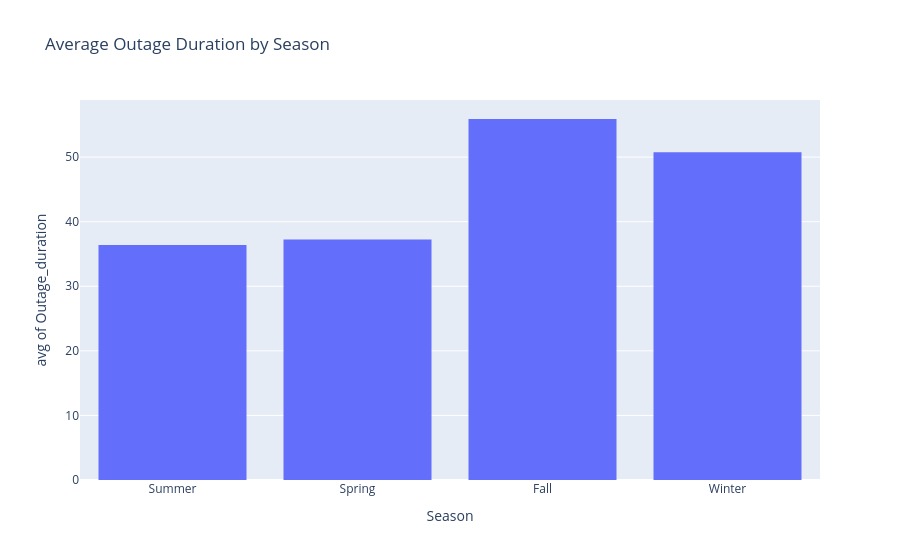

The cell this chart's notebook holds for it:
### Code cell
cleaned_df["Season"] = cleaned_df["Month"].map(
    {
        1: "Winter",
        2: "Winter",
        12: "Winter",
        3: "Spring",
        4: "Spring",
        5: "Spring",
        6: "Summer",
        7: "Summer",
        8: "Summer",
        9: "Fall",
        10: "Fall",
        11: "Fall",
    }
)
fig = px.histogram(
    cleaned_df,
    x="Season",
    y="Outage_duration",
    histfunc="avg",
    title="Average Outage Duration by Season",
)

fig.show()

### Figure 1 — Plotly figure (JSON) as saved in the notebook; plotly's stock layout.template omitted (floating-point values rounded to 4 significant figures; data arrays with more than 128 entries replaced by an {"elided": "..."} marker saying what was removed)
{"data": [{"alignmentgroup": "True", "bingroup": "x", "histfunc": "avg", "hovertemplate": "Season=%{x}<br>avg of Outage_duration=%{y}<extra></extra>", "legendgroup": "", "marker": {"color": "#636efa", "pattern": {"shape": ""}}, "name": "", "offsetgroup": "", "orientation": "v", "showlegend": false, "type": "histogram", "x": {"elided": "1534 str values"}, "xaxis": "x", "y": {"elided": "1534 float values"}, "yaxis": "y"}], "layout": {"barmode": "relative", "legend": {"tracegroupgap": 0}, "title": {"text": "Average Outage Duration by Season"}, "xaxis": {"anchor": "y", "domain": [0, 1], "title": {"text": "Season"}}, "yaxis": {"anchor": "x", "domain": [0, 1], "title": {"text": "avg of Outage_duration"}}}}
